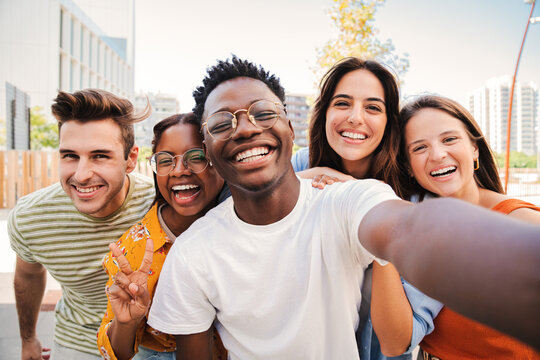
#> input picture computer vision/image9.png, 540 x 360 px
$ python prog12.py
#> lines starting #> are read from the running program, lines starting #| are printed output that depends on the picture; after the words box and inside, x2 and y2 are one past the last pixel; in counts of white or black regions, pixels touching at a corner belong together
import cv2

face_cascade = cv2.CascadeClassifier("haarcascade_frontalface_default.xml")
img = cv2.imread("image9.png")
#> img is the input picture: shape (360, 540, 3); mean B, G, R 154.1, 165.2, 187.4
blur_img = cv2.GaussianBlur(img, (41,41), 0)
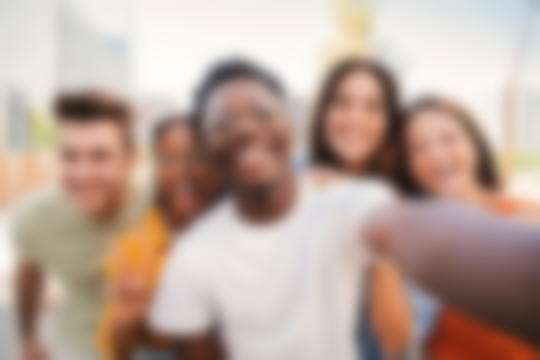
#> blur_img: shape (360, 540, 3); mean B, G, R 154.1, 165.2, 187.4

faces = face_cascade.detectMultiScale(img)
#> faces = [[147, 132, 69, 69], [33, 286, 54, 54], [317, 75, 78, 78], [399, 111, 80, 80], [39, 120, 93, 93]]

for face in faces:
    (x, y, w, h) = face
    blur_img[y:y+h, x:x+w] = img[y:y+h, x:x+w]
#> this loop made 5 passes
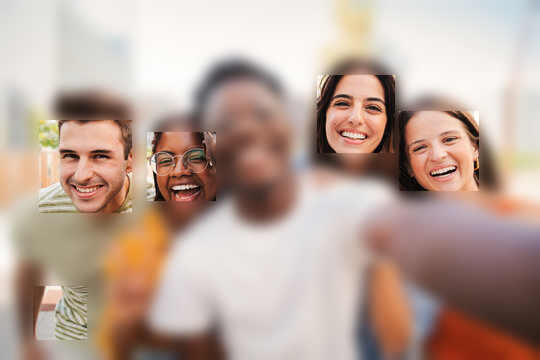
#> blur_img: shape (360, 540, 3); 14.82% of pixels changed, all inside (x1, y1, x2, y2) = (33, 75, 479, 340)

cv2.imshow("blur", blur_img)
cv2.imshow("image", img)
cv2.waitKey(0)
cv2.destroyAllWindows()

$ run again, with computer vision/image1.png copied over computer vision/image9.png
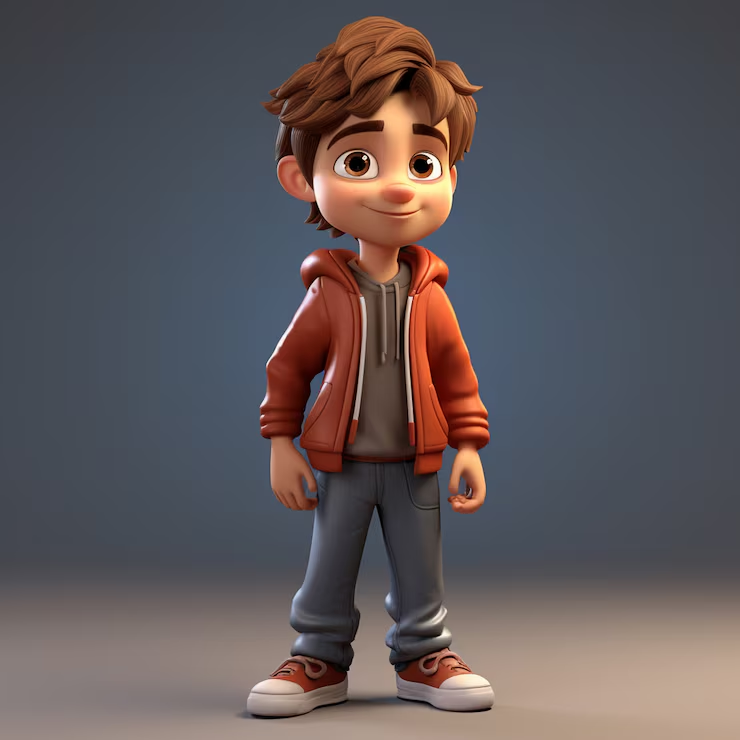
#> input picture computer vision/image1.png, 740 x 740 px
#> img is the input picture: shape (740, 740, 3); mean B, G, R 89.1, 86.5, 94.2
#> `blur_img = cv2.GaussianBlur(img, (41,41), 0)`:
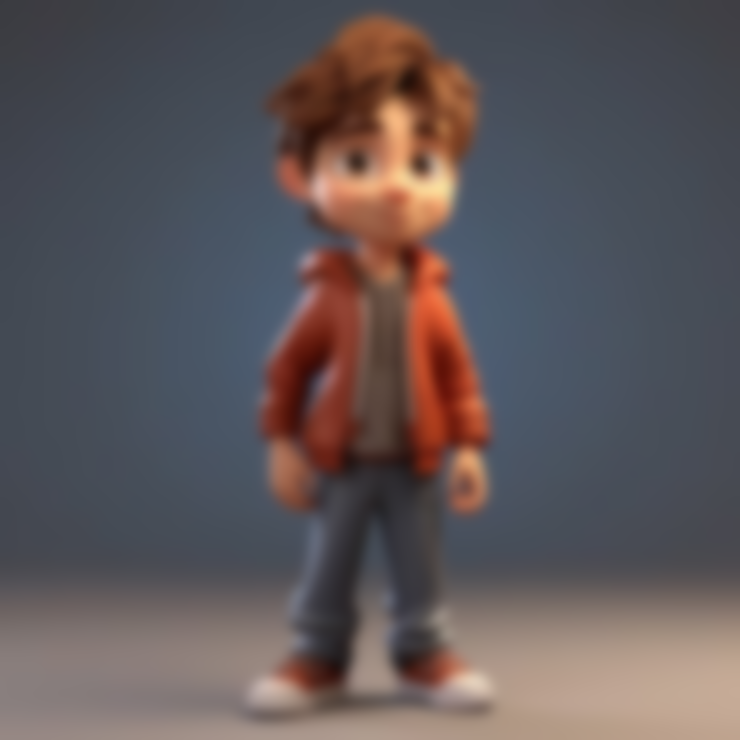
#> blur_img: shape (740, 740, 3); mean B, G, R 89.1, 86.5, 94.2
#> faces = [[317, 213, 57, 57]]
#> the loop `for face in faces:` made 1 pass
#> after the loop `for face in faces:`:
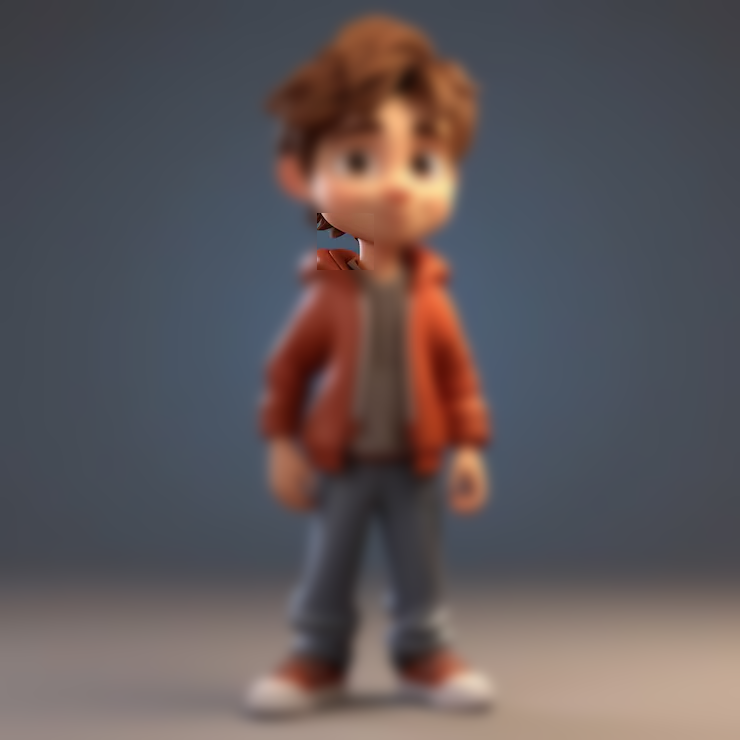
#> blur_img: shape (740, 740, 3); 0.59% of pixels changed, all inside (x1, y1, x2, y2) = (317, 213, 374, 270)

$ run again, with computer vision/image11.png copied over computer vision/image9.png
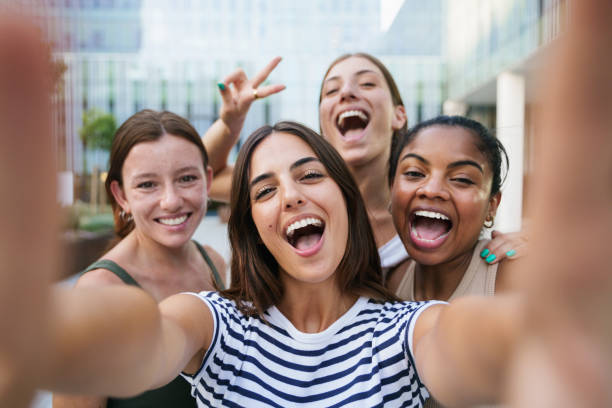
#> input picture computer vision/image11.png, 612 x 408 px
#> img is the input picture: shape (408, 612, 3); mean B, G, R 130.7, 138.5, 159
#> `blur_img = cv2.GaussianBlur(img, (41,41), 0)`:
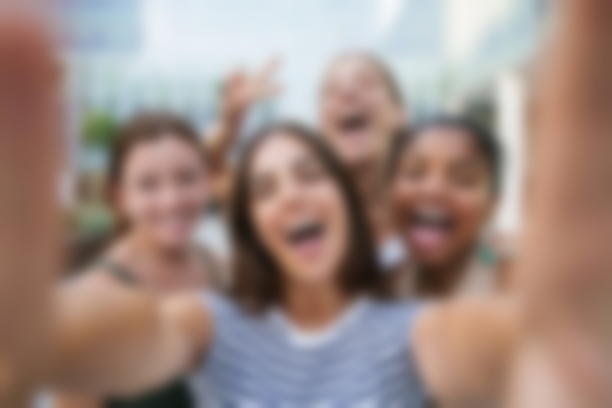
#> blur_img: shape (408, 612, 3); mean B, G, R 130.7, 138.4, 159
#> faces = [[380, 129, 109, 109], [231, 136, 117, 117], [111, 140, 110, 110]]
#> the loop `for face in faces:` made 3 passes
#> after the loop `for face in faces:`:
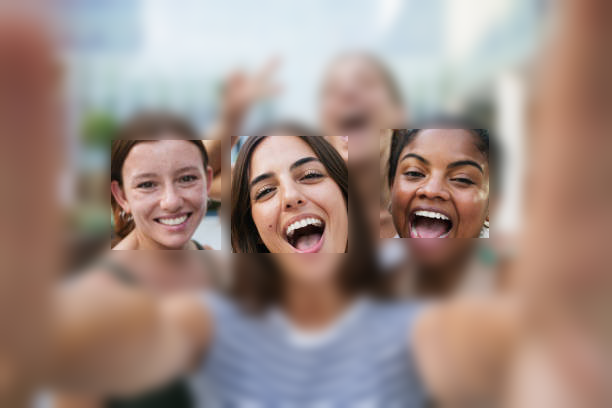
#> blur_img: shape (408, 612, 3); 15.08% of pixels changed, all inside (x1, y1, x2, y2) = (111, 129, 489, 253)
